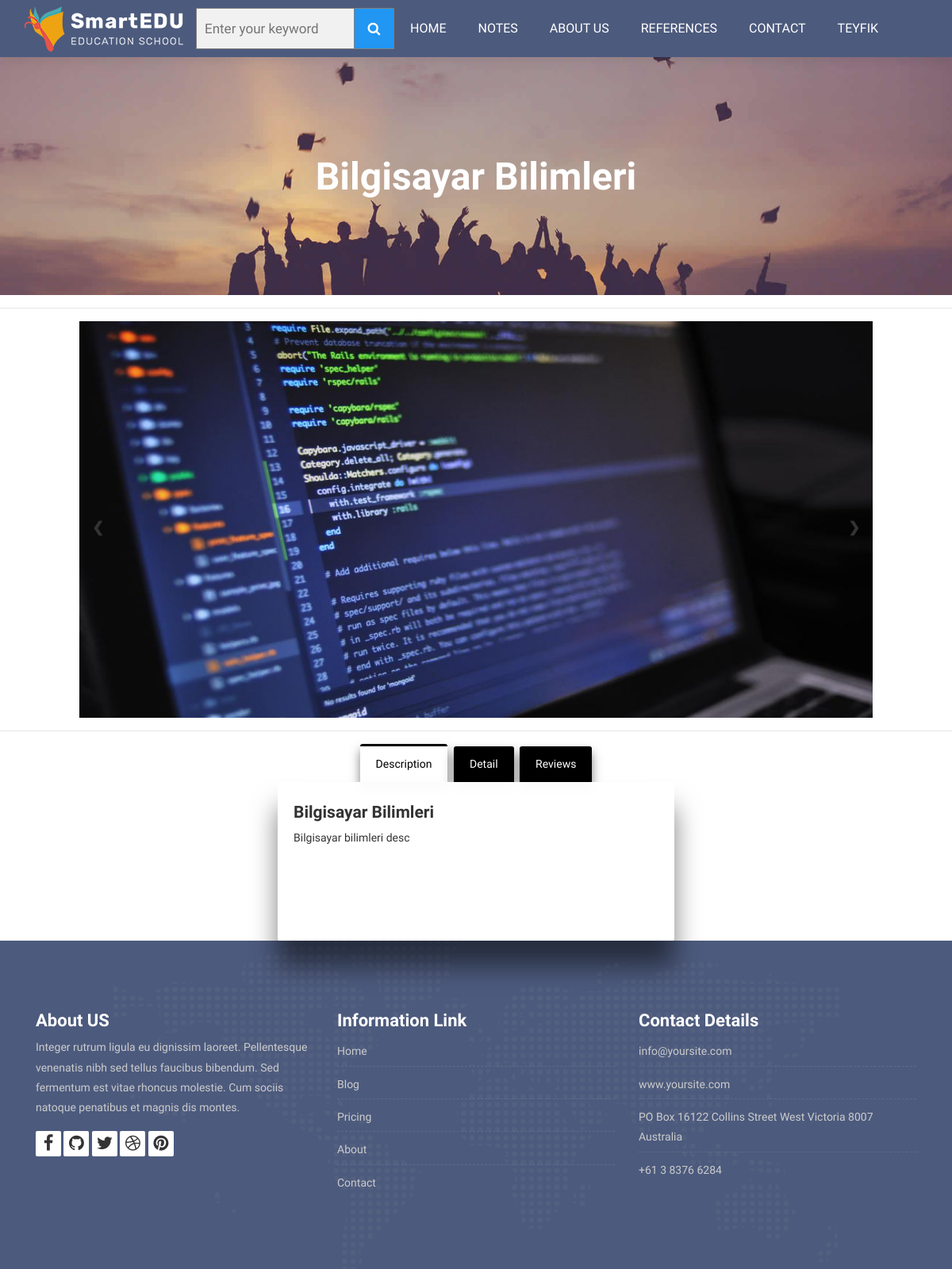
Screenshot of /note/6/Bilgisayar-Bilimleri/ (signed in) with the database file from the repository.
### Note/models.py (models this page shows, shortened)
class Note(models.Model):
    STATUS = (
        ('True', 'Evet'),
        ('False', 'Hayır'),
    )
    category=models.ForeignKey(Category,on_delete=models.CASCADE)#category tablosu ile ilişki
    title = models.CharField(blank=True,max_length=100)
    keywords = models.CharField(blank=True,max_length=255)
    description = models.CharField(blank=True,max_length=255)
    image = models.ImageField(blank=True,upload_to='images/')
    status = models.CharField(max_length=10, choices=STATUS)
    slug = models.SlugField(null=False,unique=True)
    detail=RichTextUploadingField()
    created_at=models.DateTimeField(auto_now_add=True)
    updated_at=models.DateTimeField(auto_now=True)

class Images(models.Model):
    note=models.ForeignKey(Note,on_delete=models.CASCADE) #cascade alt elemanları dahil
    title = models.CharField(max_length=50,blank=True)
    image = models.ImageField(blank=True, upload_to='images/')

### home/views.py (the view)
# urls.py: path('note/<int:id>/<slug:slug>/',views.note_detail, name='note_detail'),
def note_detail(request,id,slug):
    category = Category.objects.all()
    note = Note.objects.get(pk=id)
    images=Images.objects.filter(note_id=id)
    comments=Comment.objects.filter(note_id=id,status='True')
    context = {'category': category,
               'images':images,
                'note': note,
               'comments':comments,
               }
    return render(request,'note_detail.html',context)

### home/templates/note_detail.html (shortened to what this page needs)
{% extends "homebase.html" %}
{% block content %}
    <div class="all-title-box">
        <div class="container text-center">
            <h1>{{ note.title }}</h1>
        </div>
    </div>
    <hr>
    <div class="row">
        <div class="col-lg-12 col-md-12 col-xl-12">
            <div class="slideshow-container">
                {% for rs in images %}
                    <div class="mySlides">
                        <div class="numbertext"></div>
                        <div class="image-blog">
                            <img src="{{ rs.image.url }}" alt="" style="height: 500px" class="center">
                        </div>
                    </div>
                {% endfor %}
                <a class="prev" onclick="plusSlides(-1)">&#10094;</a>
                <a class="next" onclick="plusSlides(1)">&#10095;</a>
            </div>
        </div>
        <div class="col-lg-12 col-md-12 col-xl-12">
            <div>
                <hr>
                <div class="warpper">
                    <div class="tabs">
                        <label class="tab" id="one-tab" for="one">Description</label>
                        <label class="tab" id="two-tab" for="two">Detail</label>
                        <label class="tab" id="three-tab" for="three">Reviews</label>
                    </div>
                    <div class="panels">
                        <div class="panel" id="one-panel">
                            <div class="panel-title">{{ note.title }}</div>
                            <p>{{ note.description }}</p>
                        </div>
                    </div>
                </div>
            </div>
        </div>
    </div>
{% endblock %}

### home/templates/header.html (shortened to what this page needs)
{% load static %}
<div>
    <header class="top-navbar">
        <nav class="navbar navbar-expand-lg navbar-light bg-light">
            <div class="container-fluid">
                <a class="navbar-brand" aria-expanded="true" href="/">
                    <img src="{% static 'images/logo.png'%}" alt="" />
                </a>
                <div>
                    <form class="example" action="/search/" method="post" style="margin: auto;max-width:250px">
                        <input id="query" name="query" class="input search" type="text" placeholder="Enter your keyword">
                        <button type="submit"><i class="fa fa-search"></i></button>
                    </form>
                </div>
                <div class="collapse navbar-collapse" id="navbars-host">
                    <ul class="navbar-nav ml-auto">
                        <li class="nav-item"><a class="nav-link" href="/home">Home</a></li>
                        <li class="nav-item dropdown">
                            <a class="nav-link dropdown-toggle" href="#">Notes </a>
                                {% load mptt_tags %}
                        </li >
                        <li class="nav-item"><a class="nav-link" href="/about">About Us</a></li>
                        <li class="nav-item"><a class="nav-link" href="/references">References</a></li>
                        <li class="nav-item"><a class="nav-link" href="/contact">Contact</a></li>
                    </ul>
                    <ul class="nav navbar-nav navbar-collapse">
                        {% if user.id is not None %}
                            <li class="nav-item dropdown">
                                <a class="nav-link dropdown-toggle">{{ user.first_name }} </a>
                            </li>
                        {% else %}
                            <li class="nav-item"> <a class="nav-link" href="/login/">Login </a></li>
                            <li class="nav-item"> <a class="nav-link" href="/signup/">Sign up</a></li>
                        {% endif %}
                    </ul>
                </div>
            </div>
        </nav>
    </header>
</div>

### home/static/style.css (style rules this page uses)
body { color: #333333; font-size: 14px; font-family: 'Rubik', sans-serif; line-height: 1.80857; }
html, body { height: 100%; }
a { color: #1f1f1f; text-decoration: none !important; outline: none !important; -webkit-transition: all .3s ease-in-out; -moz-transition: all .3s ease-in-out; -ms-transition: all .3s ease-in-out; -o-transition: all .3s ease-in-out; transition: all .3s ease-in-out; }
h1, h2, h3, h4, h5, h6 { letter-spacing: 0; font-weight: normal; position: relative; padding: 0 0 10px 0; font-weight: normal; line-height: 120% !important; color: #1f1f1f; margin: 0 }
h1 { font-size: 24px }
a { color: #1f1f1f; text-decoration: none; outline: none; }
a, .btn { text-decoration: none !important; outline: none !important; -webkit-transition: all .3s ease-in-out; -moz-transition: all .3s ease-in-out; -ms-transition: all .3s ease-in-out; -o-transition: all .3s ease-in-out; transition: all .3s ease-in-out; }
.top-navbar .bg-light { background: #4c5a7d !important; }
.top-navbar .navbar-light .navbar-nav .nav-link { color: #ffffff; font-size: 16px; font-weight: 500; }
.top-navbar .navbar-light .navbar-nav .nav-item { position: relative; display: inline-block; padding: 15px 0px; margin: 0px 20px; }
.top-navbar .navbar-light .navbar-nav .nav-item .nav-link { padding: 6px 0px; position: relative; display: block; line-height: 30px; letter-spacing: 0px; text-transform: uppercase; }
.top-navbar .navbar-light .navbar-nav .nav-item::after { position: absolute; content: ''; left: 50%; bottom: auto; top: 11px; width: 5px; height: 5px; opacity: 0; margin-left: -3px; background-color: #ffffff; border-radius: 50px; -webkit-transform: translateY(0px); transform: translateY(0px); transition: all 900ms ease; -webkit-transition: all 900ms ease; -ms-transition: all 900ms ease; -o-transition: all 900ms ease; -moz-transition: all 900ms ease; }
.top-navbar .navbar-light .navbar-nav .nav-item .nav-link::before { position: absolute; content: ''; left: 0%; bottom: auto; top: -4px; width: 5px; height: 5px; border-radius: 50px; opacity: 0; margin-left: -10px; background-color: #ffffff; -webkit-transform: translateY(0px); transform: translateY(0px); transition: all 900ms ease; -webkit-transition: all 900ms ease; -ms-transition: all 900ms ease; -o-transition: all 900ms ease; -moz-transition: all 900ms ease; }
.top-navbar .navbar-light .navbar-nav .nav-item .nav-link::after { position: absolute; content: ''; right: 0%; left: auto; bottom: auto; top: -4px; width: 5px; height: 5px; border-radius: 50px; border: none !important; opacity: 0; margin-right: -11px; background-color: #ffffff; transition: all 900ms ease; -webkit-transition: all 900ms ease; -ms-transition: all 900ms ease; -o-transition: all 900ms ease; -moz-transition: all 900ms ease; }
.top-navbar .bg-light { padding-top: 0px; padding-bottom: 0px; box-shadow: 0 0 18px 0 rgba(0,0,0,.12); }
.all-title-box { background: url(images/banner.jpg)no-repeat; -webkit-background-size: cover; -moz-background-size: cover; -o-background-size: cover; background-size: cover; background-position: center; min-height: 300px; }
.all-title-box h1 { color: #fff; font-weight: 600; text-transform: capitalize; padding-top: 11%; font-size: 48px; line-height: 0px; }
.image-blog img { padding: 0 !important; width: 100%; margin: 0 !important; opacity: 1; -ms-filter: "progid:DXImageTransform.Microsoft.Alpha(Opacity=100)"; -moz-opacity: 1; -khtml-opacity: 1; -webkit-transition: all 150ms ease-in-out; -moz-transition: all 150ms ease-in-out; -o-transition: all 150ms ease-in-out; -ms-transition: all 150ms ease-in-out; transition: all 150ms ease-in-out; }

### home/static/css/slider.css (style rules this page uses)
* { box-sizing:border-box }
.slideshow-container { max-width: 1000px; position: relative; margin: auto; }
.mySlides { display: none; }
.prev, .next { cursor: pointer; position: absolute; top: 50%; width: auto; margin-top: -22px; padding: 16px; color: white; font-weight: bold; font-size: 18px; transition: 0.6s ease; border-radius: 0 3px 3px 0; user-select: none; }
.next { right: 0; border-radius: 3px 0 0 3px; }
.numbertext { color: #f2f2f2; font-size: 12px; padding: 8px 12px; position: absolute; top: 0; }

### rows the page displays
Note: title "Bilgisayar Bilimleri", description "Bilgisayar bilimleri desc"
Images: image (picture)

### other values shown
{{ user.first_name }} "TEYFIK"
